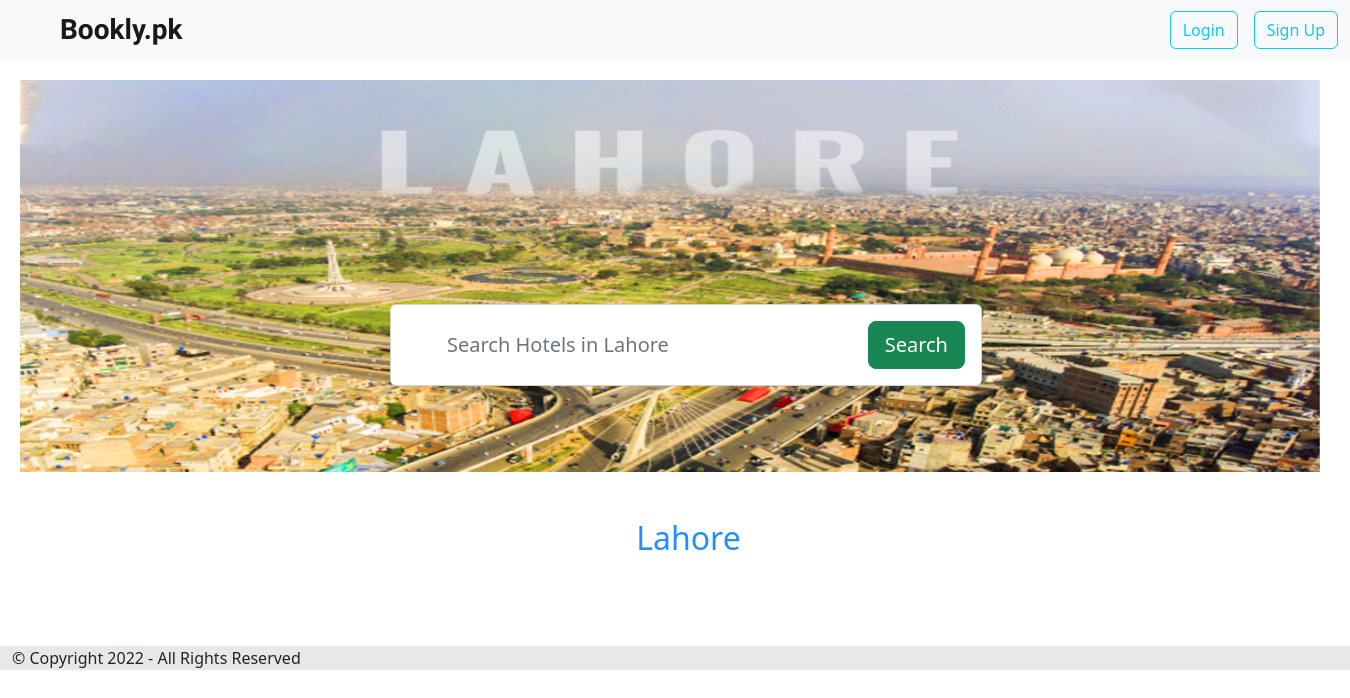
/site/Lahore/hotels/, run on an earlier commit of the app's database.
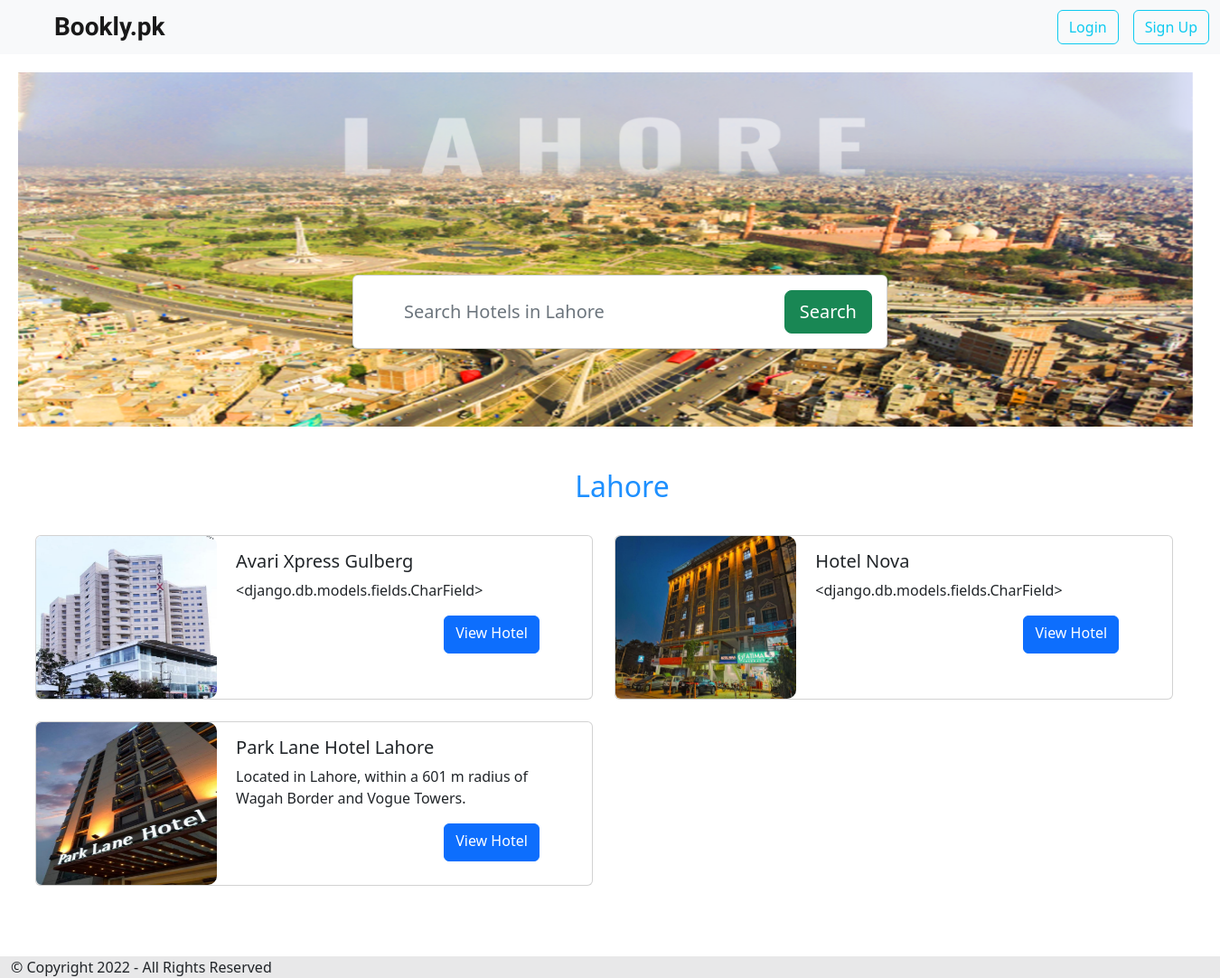
And on a later commit of the database.
### mysite/models.py (models this page shows, shortened)
class Hotel(models.Model):
    id=models.CharField(primary_key=True,unique=True,max_length=6,)
    name=models.CharField(max_length=25,blank=False)
    small_description=models.TextField(default=name)
    description=models.TextField(default=name)
    city=models.CharField(max_length=20)
    image1=models.ImageField(upload_to='static/mysite/hotels',blank=True)
    image2=models.ImageField(upload_to='static/mysite/hotels',blank=True)
    image3=models.ImageField(upload_to='static/mysite/hotels',blank=True)
    image4=models.ImageField(upload_to='static/mysite/hotels',blank=True)
    image5=models.ImageField(upload_to='static/mysite/hotels',blank=True)

### mysite/views.py (the view)
# urls.py: re_path(r'^(?P<city>\w+)/hotels/$',views.CityView.as_view(),name='hotels'),
class CityView(ListView):
  model=Hotel
  template_name='mysite/hotels.html'
  def get(self,request,*args,**kwargs):
    hotel_data=self.get_queryset()
    return render(request,'mysite/hotels.html',context={'title':self.kwargs['city'],'hotel_data':hotel_data})
  def get_queryset(self,*args,**kwargs):
    context_object=Hotel.objects.filter(city=self.kwargs['city'])
    return context_object

### mysite/templates/mysite/hotels.html (shortened to what this page needs)
{% extends 'mysite/tbase.html' %}
{% load static %}
{% block css %} <link rel="stylesheet" href="{% static 'mysite/css/hotels.css' %}"> {% endblock %}
{% block content %}
<div class="px-300-wide">
  <div class="container-search">
    <br/>
	<div class="row justify-content-center">
                        <div class="col-12 col-md-10 col-lg-8">
                            <form method="post" class="card card-sm">
                                <div class="card-body row no-gutters align-items-center">
                                    <div class="col">
                                        <input name="search" class="form-control form-control-lg form-control-borderless" type="text" placeholder="Search Hotels in {{title}}">
                                    </div>
                                    <div class="col-auto">
                                        <button class="btn btn-lg btn-success" type="submit">Search</button>
                                    </div>
                                </div>
                            </form>
                        </div>
                    </div>
</div>
  <div id="carouselExampleSlidesOnly" class="carousel slide" data-bs-ride="carousel">
    <div class="carousel-inner">
      <div class="carousel-item active">
        {% with 'mysite/website/'|add:title|add:'1.jpg' as first_image %}
        <img src="{% static first_image %}" class="d-block w-100" style="max-width: 1300px;min-width:1300px;max-height: 392px;min-height: 392px;" alt="...">
        {% endwith %}
      </div>
    </div>
  </div>
</div>
<h2 class="heading">{{title}}</h2>
<div class="row row-cols-1 row-cols-md-2 mb2" style="margin-left:2% ;max-width: 95%;padding-bottom: 4%;">
{% for hotel in hotel_data %}
<div class="col mb-2">
<div class="card mb-3" style="max-width: 680px;">
  <div class="row g-0">
    <div class="col-md-4">
      <img src="{{ hotel.image1.url }}" class="image-size img-fluid rounded-start" alt="...">
    </div>
    <div class="col-md-8">
      <div class="card-body">
        <h5 class="card-title">{{hotel.name}}</h5>
        <p class="card-text">{{hotel.small_description}}</p>
      </div>
      <a href="{% url 'mysite:hotel' city=title id=hotel.id %}" class="btn btn-primary my-button">View Hotel</a>
    </div>
  </div>
</div>
</div>
{% endfor %}
</div>
{% endblock %}

### mysite/templates/mysite/tbase.html (shortened to what this page needs)
<!DOCTYPE html>
{% load static %}
{% load booking_filters %}
<html lang="en">
  <head>
    <link
      href="https://cdn.jsdelivr.net/npm/bootstrap@5.2.3/dist/css/bootstrap.min.css"
      rel="stylesheet"
    />
    <link rel="stylesheet" href="{% static 'mysite/css/tbase.css' %}" />
    {% block css %}
    {% endblock %}
  </head>
  <body>
    <nav class="navbar bg-light ">
      <div class="container-fluid">
        <a class="navbar-brand px-5" href="{% url 'mysite:home' %}">
          <b class="h3 logo"><strong>Bookly.pk</strong></b>
        </a>
        <form class="d-flex " role="search" method="post">
          {% if user.is_authenticated %}
          <a href="{% url 'logout' %}"><button class="btn btn-outline-info" type="button">Logout</button></a>
          <span><div class="container px-2"></div></span>
            {% if user.name %}
              <a href="{% url 'mysite:user-bookings' user.name %}"><button class="check btn btn-outline-info" type="button">My Bookings</button></a>
            {% else %}
            {% with user.email|getUser:"@" as username %}
            <a href="{% url 'mysite:user-bookings' user=user.email %}"><button class="btn btn-outline-info" type="button">My Bookings</button></a>
            {% endwith %}
            {% endif %}
          {% else %}
          <a href="{% url 'login' %}"><button class="btn btn-outline-info" type="button">Login</button></a>
          <span><div class="container px-2"></div></span>
          <a href="{% url 'sign-up' %}"><button class="btn btn-outline-info" type="button">Sign Up</button></a>
          {% endif %}
        </form>
      </div>
    </nav>
    {% block content %}
    {% endblock %}
    <div class="copyright bg-dark bg-opacity-10 container-fluid">
      © Copyright 2022 - All Rights Reserved
    </div>
  </body>
</html>

### static/mysite/css/tbase.css (style rules this page uses)
.logo { font-family: 'Dancing Script', cursive; }
.copyright { height: 100%; bottom: 0; width: 100%; }

### static/mysite/css/hotels.css (style rules this page uses)
.px-300-wide { width: 1340px; padding-bottom: 20px; padding-left: 20px; padding-top: 20px; padding-right: 20px; }
.heading { text-align: center; color: dodgerblue; padding-top: 2%; padding-left: 2%; padding-bottom: 2%; }
.my-button { margin-left: 60%; padding-bottom: 10px; }
.image-size { max-height: 180px; min-height: 180px; max-width: 200px; min-width: 200px; border-radius: 10px; }
.form-control-borderless { border: none; }
.container-search { width: 900px; position: absolute; z-index: 5; margin-left: 16%; margin-top: 200px; }

What changed in the data, as far as the page shows it:
added Hotel: image1 (picture), name "Avari Xpress Gulberg", small_description "<django.db.models.fields.CharField>"
added Hotel: image1 (picture), name "Hotel Nova", small_description "<django.db.models.fields.CharField>"
added Hotel: image1 (picture), name "Park Lane Hotel Lahore", small_description "Located in Lahore, within a 601 m radius of Wagah Border and Vogue Towers."
